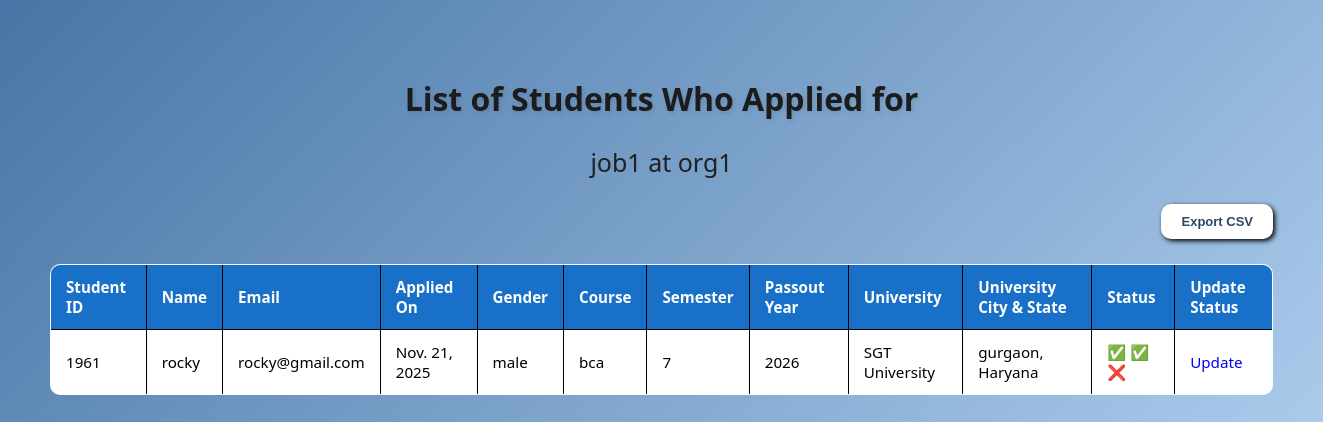
Before: /admin_home/view_jobs/applied_student_list/6d839a48-d78d-4230-be1c-88c17e98b85d/ (signed in) with the older database file.
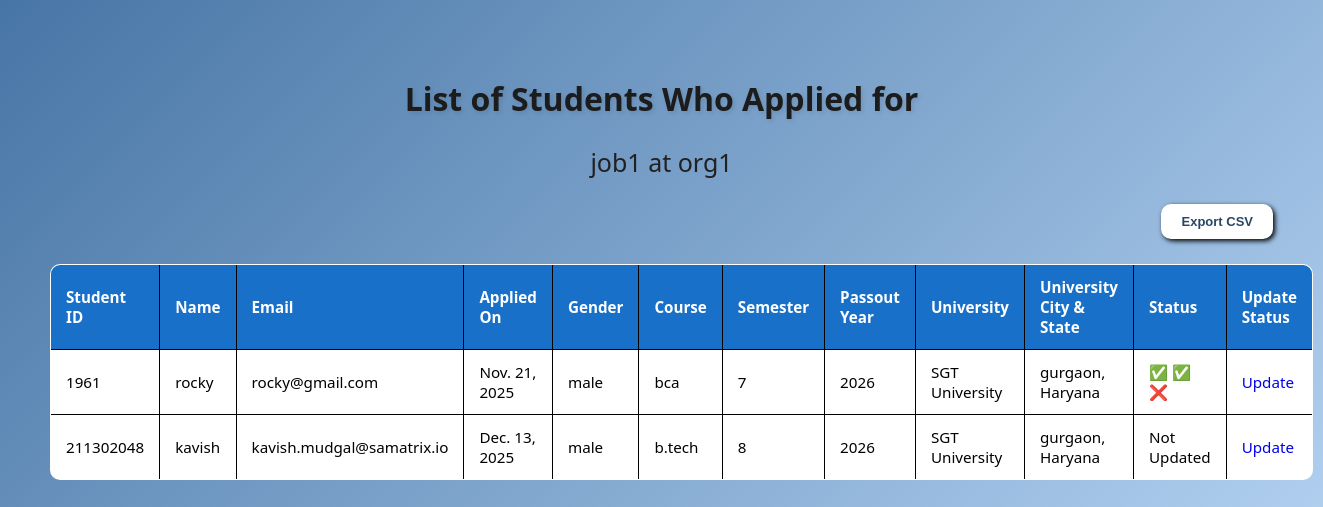
After: the same page with the newer database file.
### placement/models.py (models this page shows, shortened)
class Job(models.Model):
    job_id = models.UUIDField(primary_key=True, default=uuid.uuid4, editable=False)
    title = models.CharField(max_length=100)
    organization = models.CharField(max_length=100)
    location = models.CharField(max_length=100)
    description = models.TextField()
    placement_type = models.CharField(max_length=50)
    job_stipend = models.CharField(max_length=50)
    package = models.CharField(max_length=50)
    eligiblity_batch = models.CharField(max_length=50)
    eligiblity_10_marks = models.DecimalField(max_digits=5, decimal_places=2)
    eligiblity_12_marks = models.DecimalField(max_digits=5, decimal_places=2)
    eligiblity_college_marks = models.DecimalField(max_digits=5, decimal_places=2)
    eligiblity_others = models.TextField()
    application_deadline = models.DateField()
    question1 = models.CharField(max_length=200, blank=True, null=True)
    question2 = models.CharField(max_length=200, blank=True, null=True)
    question3 = models.CharField(max_length=200, blank=True, null=True)
    question4 = models.CharField(max_length=200, blank=True, null=True)
    question5 = models.CharField(max_length=200, blank=True, null=True)
    question6 = models.CharField(max_length=200, blank=True, null=True)
    question7 = models.CharField(max_length=200, blank=True, null=True)
    question8 = models.CharField(max_length=200, blank=True, null=True)
    question9 = models.CharField(max_length=200, blank=True, null=True)
    question10 = models.CharField(max_length=200, blank=True, null=True)
    type1 = models.CharField(max_length=20, blank=True, null=True)
    type2 = models.CharField(max_length=20, blank=True, null=True)
    type3 = models.CharField(max_length=20, blank=True, null=True)
    type4 = models.CharField(max_length=20, blank=True, null=True)
    type5 = models.CharField(max_length=20, blank=True, null=True)
    type6 = models.CharField(max_length=20, blank=True, null=True)
    type7 = models.CharField(max_length=20, blank=True, null=True)
    type8 = models.CharField(max_length=20, blank=True, null=True)
    type9 = models.CharField(max_length=20, blank=True, null=True)
    type10 = models.CharField(max_length=20, blank=True, null=True)
    post_date = models.DateField(auto_now_add=True)
    update_date = models.DateField(blank=True, null=True)
    active_status = models.BooleanField(default=True)

class JobApplication(models.Model):
    application_id = models.UUIDField(primary_key=True, default=uuid.uuid4, editable=False)
    job_id = models.ForeignKey(Job, on_delete=models.CASCADE)
    sId = models.ForeignKey(Student, on_delete=models.CASCADE)
    apply_date = models.DateField(auto_now_add=True)
    answer1 = models.TextField(blank=True, null=True)
    answer2 = models.TextField(blank=True, null=True)
    answer3 = models.TextField(blank=True, null=True)
    answer4 = models.TextField(blank=True, null=True)
    answer5 = models.TextField(blank=True, null=True)
    answer6 = models.TextField(blank=True, null=True)
    answer7 = models.TextField(blank=True, null=True)
    answer8 = models.TextField(blank=True, null=True)
    answer9 = models.TextField(blank=True, null=True)
    answer10 = models.TextField(blank=True, null=True)

class Student(models.Model):
    name = models.CharField(max_length=100)
    sId = models.CharField(max_length=50, primary_key=True, editable=False)   # student ID
    phone = PhoneNumberField(region = 'IN')
    gender = models.CharField(max_length=10)
    course = models.CharField(max_length=100)
    passout_year = models.SmallIntegerField()
    university = models.CharField(max_length=200)
    specialization = models.CharField(max_length=100)
    university_state = models.CharField(max_length=50)
    university_city = models.CharField(max_length=100)
    email = models.EmailField(unique=True)
    password = models.CharField(max_length=100)   # keep in plain text only for testing!
    verification_status_mail = models.BooleanField(default=False)
    verification_status_phone = models.BooleanField(default=False)
    def __str__(self):
        return str(self.sId)

class StudentProfile(models.Model):
    jobLocationChoices = [('PAN INDIA','PAN INDIA'),
                      ('Other','Other')
                      ]
    durationChoices = [('45 days','45 days'),
                   ('90 days','90 days'),
                   ('3-6 months','3-6 months'),
                   ('Currently Working','Currently Working')
                   ]
    yesNoChoices = [("yes", "yes"),
                ("no","no")
               ]
    student = models.OneToOneField(Student, on_delete=models.CASCADE)    # student ID
    '''Here we make the primary key of Student table as foreign key in StudentProfile.
        on_delete = models.CASCADE will CASCADE(delete all the related data) when the foreign/primary key
        is deleted'''
    semester = models.PositiveIntegerField()
    language = models.CharField(max_length=100)
    tools = models.CharField(max_length=100)
    board10 = models.CharField(max_length=50)
    board12 = models.CharField(max_length=50)
    marks10 = models.DecimalField(max_digits=5, decimal_places=2)
    marks12 = models.DecimalField(max_digits=5, decimal_places=2)
    graduation_college = models.CharField(max_length=200, blank=True, null=True)
    graduation_marks = models.DecimalField(max_digits=5, decimal_places=2, blank=True, null=True)
    post_graduation_college = models.CharField(max_length=200, blank=True, null=True)
    post_graduation_marks = models.DecimalField(max_digits=5, decimal_places=2, blank=True, null=True)
    internship = models.CharField(max_length=3, choices= yesNoChoices, default="no")
    company = models.CharField(max_length=50, blank=True, null=True)
    duration = models.CharField(max_length=20,choices=durationChoices, blank=True, null=True)
    stipend = models.DecimalField(max_digits=10, decimal_places=2, blank=True, null=True)
    skills_gained = models.CharField(max_length=200, blank=True, null=True)
    project = models.CharField(max_length=3, choices= yesNoChoices, default="no")
    project_details = models.TextField(blank=True, null=True)
    skills_learned = models.TextField(max_length=200, blank=True, null=True)
    job_location = models.CharField(max_length=10, choices=jobLocationChoices, default='PAN INDIA')
    other_location = models.CharField(max_length=50, blank=True, null=True)
    linkedin = models.URLField(max_length=200, blank=True, null=True)
    github = models.URLField(max_length=200, blank=True, null=True)
    resume=models.FileField(upload_to='resumes/')

### placement/views.py (the view)
# urls.py: path('admin_home/view_jobs/applied_student_list/<uuid:job_id>/', views.applied_student_list, name="applied_student_list"),
@login_required(login_url='/admin_login/')
def applied_student_list(request, job_id):
    job = get_object_or_404(Job, job_id=job_id)
    applications = JobApplication.objects.filter(job_id=job)
    status = ApplicationStatus.objects.filter(application__in=applications).select_related('application')
    status_dict = {s.application.application_id: s for s in status}
    for app in applications:
        app.status = status_dict.get(app.application_id)
    return render(request, "applied_students_list.html", {"job": job, "applications": applications})

### templates/applied_students_list.html (shortened to what this page needs)
{% load static %}
<!DOCTYPE html>
<html lang="en">
<head>
    <link rel="stylesheet" href="{% static 'CSS/applied_student_list.css' %}">
</head>
<body>
<div class="page-header">
    <h2>List of Students Who Applied for </h2>
    <p class="org-name">{{ job.title }} at {{ job.organization }}</p>
</div>
{% if applications %}
    <div class="export-container">
        <button class="export-btn" onclick="window.location.href='{% url 'export_applied_students' job.job_id %}'"> Export CSV </button>
    </div>
    <table border="1" class="student-table">
        <tr>
            <th>Student ID</th>
            <th>Name</th>
            <th>Email</th>
            <th>Applied On</th>
            <th>Gender</th>
            <th>Course</th>
            <th>Semester</th>
            <th>Passout Year</th>
            <th>University</th>
            <th>University City & State</th>
            <th>Status</th>
            <th>Update Status</th>
        </tr>
        {% for data in applications %}
        <tr>
            <td>{{ data.sId }}</td>
            <td>{{ data.sId.name }}</td>
            <td>{{ data.sId.email }}</td>
            <td>{{ data.apply_date }}</td>
            <td>{{ data.sId.gender }}</td>
            <td>{{ data.sId.course }}</td>
            <td>{{ data.sId.studentprofile.semester }}</td>
            <td>{{ data.sId.passout_year }}</td>
            <td>{{ data.sId.university }}</td>
            <td>{{ data.sId.university_city }}, {{ data.sId.university_state }}</td>
            <td>
            {% if data.status %}
                {% if data.status.round1 == "qualified" %}
                    ✅
                {% elif data.status.round1 == "disqualified" %}
                    ❌
                {% endif %}
                {% if data.status.round2 == "qualified" %}
                    ✅
                {% elif data.status.round2 == "disqualified" %}
                    ❌
                {% endif %}
                {% if data.status.round3 == "qualified" %}
                    ✅
                {% elif data.status.round3 == "disqualified" %}
                    ❌
                {% endif %}
            {% else %}
                Not Updated
            {% endif %}
            </td>
            <td><a href="{% url 'status_update' job.job_id data.application_id %}">Update</a></td>
        </tr>
        {% endfor %}
    </table>
{% else %}
    <p class="no-data">No student has applied yet.</p>
{% endif %}
</body>
</html>

### static/CSS/applied_student_list.css (style rules this page uses)
body { font-family: 'Segoe UI', Arial, sans-serif; background: linear-gradient(135deg, #4775a5, #c6e2ff); margin: 0px; padding: 50px; min-height: 100vh; }
.page-header { text-align: center; margin-bottom: 25px; }
.page-header h2 { font-size: 2rem; color: #1c1c1c; margin-bottom: 8px; text-shadow: 2px 2px 4px rgba(0, 0, 0, 0.1); }
.org-name { font-size: 25px; color: #212121; font-weight: 500; }
.export-container { text-align: right; margin-bottom: 20px; }
.export-btn { background-color: #fff; color: #284767; border: none; margin-bottom:5px; padding: 10px 20px; border-radius: 10px; font-weight: bolder; font-size: 13px; box-shadow: 2px 2px 5px black; transition: 0.5s ease; }
.student-table { width: 100%; border-collapse: collapse; border: 1px solid black; font-size: 0.95rem; background-color: #ffffff; border-radius: 10px; overflow:hidden; }
.student-table th { background-color: #1870c8; color: #fff; text-align: left; padding: 12px 15px; }
.student-table td { padding: 12px 15px; }
a { text-decoration: none; }

Changed rows visible on the page:
added JobApplication: sId "211302048", sId.name "kavish", sId.email "kavish.mudgal@samatrix.io", apply_date "Dec. 13, 2025", sId.gender "male", sId.course "b.tech", sId.studentprofile.semester "8", sId.passout_year "2026", sId.university "SGT University", sId.university_city "gurgaon", sId.university_state "Haryana", shows "Not Updated"
